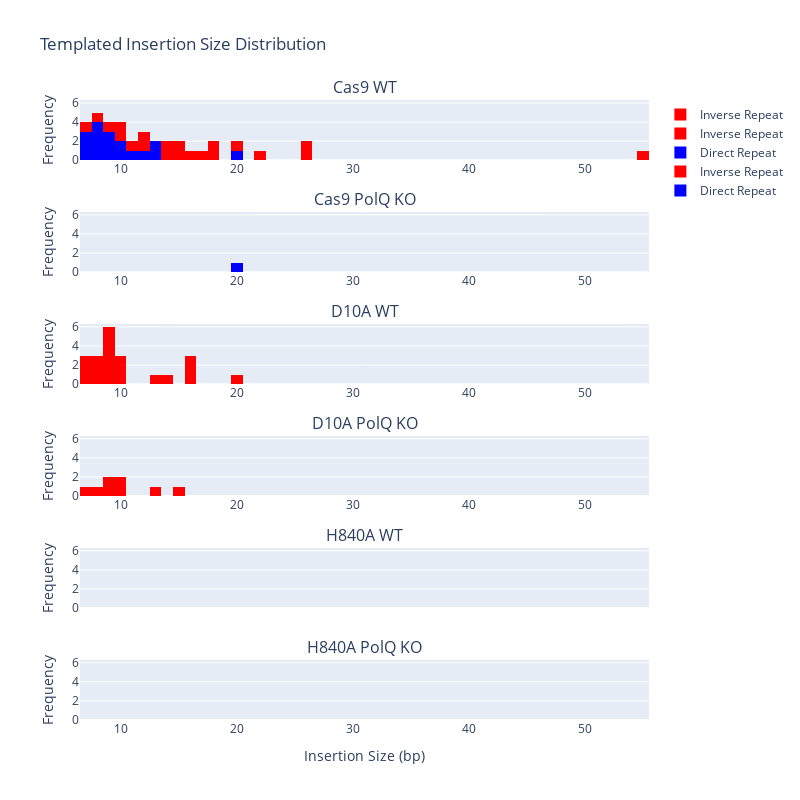

The code cell stored with this chart in its notebook:
### Code cell
fig = make_subplots(rows=6, cols=1, shared_xaxes=True, shared_yaxes=True, subplot_titles=("Cas9 WT", "Cas9 PolQ KO", "D10A WT", "D10A PolQ KO", "H840A WT", "H840A PolQ KO"))

g2s01p = "endseq/g2s01_insertions_plus.csv"
g2s02p = "endseq/g2s02_insertions_plus.csv"
g2s03p = "endseq/g2s03_insertions_plus.csv"
g2s04p = "endseq/g2s04_insertions_plus.csv"
g2s05p = "endseq/g2s05_insertions_plus.csv"
g2s06p = "endseq/g2s06_insertions_plus.csv"

g2s01m = "endseq/g2s01_insertions_minus.csv"
g2s02m = "endseq/g2s02_insertions_minus.csv"
g2s03m = "endseq/g2s03_insertions_minus.csv"
g2s04m = "endseq/g2s04_insertions_minus.csv"
g2s05m = "endseq/g2s05_insertions_minus.csv"
g2s06m = "endseq/g2s06_insertions_minus.csv"

if os.path.getsize(g2s01p) > 0:
    plus = pd.read_csv(g2s01p,delimiter='\t',header=None)
    fig.add_trace(go.Histogram(x=plus[3].values,nbinsx=50,bingroup=1,name="Direct Repeat",marker=dict(color='blue')), 1, 1)
else:
    fig.add_trace(go.Histogram(x=[], y=[]), row=1, col=1)

if os.path.getsize(g2s01m) > 0:
    minus = pd.read_csv(g2s01m,delimiter='\t',header=None)
    fig.add_trace(go.Histogram(x=minus[3].values,nbinsx=50,bingroup=1,name="Inverse Repeat",marker=dict(color='red')), 1, 1)
else:
    fig.add_trace(go.Histogram(x=[], y=[]), row=1, col=1)
    
if os.path.getsize(g2s04p) > 0:
    polqplus = pd.read_csv(g2s04p,delimiter='\t',header=None)
    fig.add_trace(go.Histogram(x=polqplus[3].values,nbinsx=50,bingroup=1,name="Direct Repeat",marker=dict(color='blue')), 2, 1)
else:
    fig.add_trace(go.Histogram(x=[], y=[]), row=2, col=1)

if os.path.getsize(g2s04m) > 0:
    polqminus = pd.read_csv(g2s04m,delimiter='\t',header=None)
    fig.add_trace(go.Histogram(x=polqminus[3].values,nbinsx=50,bingroup=1,name="Inverse Repeat",marker=dict(color='red')), 2, 1)
else:
    fig.add_trace(go.Histogram(x=[], y=[]), row=2, col=1)
    
if os.path.getsize(g2s02p) > 0:
    polqminus = pd.read_csv(g2s02p,delimiter='\t',header=None)
    fig.add_trace(go.Histogram(x=polqminus[3].values,nbinsx=50,bingroup=1,name="Inverse Repeat",marker=dict(color='red')), 3, 1)
else:
    fig.add_trace(go.Histogram(x=[], y=[]), row=3, col=1)
    
if os.path.getsize(g2s02m) > 0:
    polqminus = pd.read_csv(g2s02m,delimiter='\t',header=None)
    fig.add_trace(go.Histogram(x=polqminus[3].values,nbinsx=50,bingroup=1,name="Inverse Repeat",marker=dict(color='red')), 3, 1)
else:
    fig.add_trace(go.Histogram(x=[], y=[]), row=3, col=1)
    
if os.path.getsize(g2s05p) > 0:
    polqminus = pd.read_csv(g2s05p,delimiter='\t',header=None)
    fig.add_trace(go.Histogram(x=polqminus[3].values,nbinsx=50,bingroup=1,name="Inverse Repeat",marker=dict(color='red')), 4, 1)
else:
    fig.add_trace(go.Histogram(x=[], y=[]), row=4, col=1)
    
if os.path.getsize(g2s05m) > 0:
    polqminus = pd.read_csv(g2s05m,delimiter='\t',header=None)
    fig.add_trace(go.Histogram(x=polqminus[3].values,nbinsx=50,bingroup=1,name="Inverse Repeat",marker=dict(color='red')), 4, 1)
else:
    fig.add_trace(go.Histogram(x=[], y=[]), row=4, col=1)
    
if os.path.getsize(g2s03p) > 0:
    polqminus = pd.read_csv(g2s03p,delimiter='\t',header=None)
    fig.add_trace(go.Histogram(x=polqminus[3].values,nbinsx=50,bingroup=1,name="Inverse Repeat",marker=dict(color='red')), 5, 1)
else:
    fig.add_trace(go.Histogram(x=[], y=[]), row=5, col=1)
    
if os.path.getsize(g2s03m) > 0:
    polqminus = pd.read_csv(g2s03m,delimiter='\t',header=None)
    fig.add_trace(go.Histogram(x=polqminus[3].values,nbinsx=50,bingroup=1,name="Inverse Repeat",marker=dict(color='red')), 5, 1)
else:
    fig.add_trace(go.Histogram(x=[], y=[]), row=5, col=1)
    
if os.path.getsize(g2s06p) > 0:
    polqminus = pd.read_csv(g2s06p,delimiter='\t',header=None)
    fig.add_trace(go.Histogram(x=polqminus[3].values,nbinsx=50,bingroup=1,name="Inverse Repeat",marker=dict(color='red')), 6, 1)
else:
    fig.add_trace(go.Histogram(x=[], y=[]), row=6, col=1)
    
if os.path.getsize(g2s06m) > 0:
    polqminus = pd.read_csv(g2s06m,delimiter='\t',header=None)
    fig.add_trace(go.Histogram(x=polqminus[3].values,nbinsx=50,bingroup=1,name="Inverse Repeat",marker=dict(color='red')), 6, 1)
else:
    fig.add_trace(go.Histogram(x=[], y=[]), row=6, col=1)
    
# The two histograms are drawn on top of another
fig.update_layout(barmode='stack',title_text="Templated Insertion Size Distribution")

fig.update_layout(
    autosize=False,
    width=800,
    height=800,
)

fig.update_yaxes(title_text="Frequency", row=1, col=1, automargin=True)
fig.update_yaxes(title_text="Frequency", row=2, col=1, automargin=True)
fig.update_yaxes(title_text="Frequency", row=3, col=1, automargin=True)
fig.update_yaxes(title_text="Frequency", row=4, col=1, automargin=True)
fig.update_yaxes(title_text="Frequency", row=5, col=1, automargin=True)
fig.update_yaxes(title_text="Frequency", row=6, col=1, automargin=True)

fig.update_xaxes(title_text="Insertion Size (bp)", row=6, col=1, automargin=True)

fig.update_layout(
    {
        "yaxis": {"matches": None},
        "yaxis2": {"matches": "y", "showticklabels": True},
        "yaxis3": {"matches": "y", "showticklabels": True},
        "yaxis4": {"matches": "y", "showticklabels": True},
        "yaxis5": {"matches": "y", "showticklabels": True},
        "yaxis6": {"matches": "y", "showticklabels": True}
    }
)

fig.update_layout(
    {
        "xaxis": {"matches": None, "showticklabels": True},
        "xaxis2": {"matches": "x", "showticklabels": True},
        "xaxis3": {"matches": "x", "showticklabels": True},
        "xaxis4": {"matches": "x", "showticklabels": True},
        "xaxis5": {"matches": "x"},
        "xaxis6": {"matches": "x", "showticklabels": True}
    }
)

### Figure 1 — Plotly figure (JSON) as saved in the notebook; plotly's stock layout.template omitted (floating-point values rounded to 4 significant figures)
{"data": [{"bingroup": "1", "marker": {"color": "blue"}, "name": "Direct Repeat", "nbinsx": 50, "type": "histogram", "x": [7, 10, 10, 13, 7, 7, 11, 8, 9, 8, 20, 9, 8, 8, 9, 12, 13], "xaxis": "x", "yaxis": "y"}, {"bingroup": "1", "marker": {"color": "red"}, "name": "Inverse Repeat", "nbinsx": 50, "type": "histogram", "x": [18, 55, 20, 14, 11, 7, 15, 16, 17, 26, 8, 22, 10, 18, 12, 26, 12, 14, 9, 15, 10], "xaxis": "x", "yaxis": "y"}, {"bingroup": "1", "marker": {"color": "blue"}, "name": "Direct Repeat", "nbinsx": 50, "type": "histogram", "x": [20], "xaxis": "x2", "yaxis": "y2"}, {"type": "histogram", "x": [], "xaxis": "x2", "y": [], "yaxis": "y2"}, {"bingroup": "1", "marker": {"color": "red"}, "name": "Inverse Repeat", "nbinsx": 50, "type": "histogram", "x": [8, 10, 8, 9, 10, 16, 7, 20, 16, 10, 9, 16, 9, 7, 14, 13, 9, 9, 8, 9, 7], "xaxis": "x3", "yaxis": "y3"}, {"type": "histogram", "x": [], "xaxis": "x3", "y": [], "yaxis": "y3"}, {"bingroup": "1", "marker": {"color": "red"}, "name": "Inverse Repeat", "nbinsx": 50, "type": "histogram", "x": [7, 8, 9, 13, 10, 15, 10, 9], "xaxis": "x4", "yaxis": "y4"}, {"type": "histogram", "x": [], "xaxis": "x4", "y": [], "yaxis": "y4"}, {"type": "histogram", "x": [], "xaxis": "x5", "y": [], "yaxis": "y5"}, {"type": "histogram", "x": [], "xaxis": "x5", "y": [], "yaxis": "y5"}, {"type": "histogram", "x": [], "xaxis": "x6", "y": [], "yaxis": "y6"}, {"type": "histogram", "x": [], "xaxis": "x6", "y": [], "yaxis": "y6"}], "layout": {"annotations": [{"font": {"size": 16}, "showarrow": false, "text": "Cas9 WT", "x": 0.5, "xanchor": "center", "xref": "paper", "y": 1.0, "yanchor": "bottom", "yref": "paper"}, {"font": {"size": 16}, "showarrow": false, "text": "Cas9 PolQ KO", "x": 0.5, "xanchor": "center", "xref": "paper", "y": 0.8194, "yanchor": "bottom", "yref": "paper"}, {"font": {"size": 16}, "showarrow": false, "text": "D10A WT", "x": 0.5, "xanchor": "center", "xref": "paper", "y": 0.6389, "yanchor": "bottom", "yref": "paper"}, {"font": {"size": 16}, "showarrow": false, "text": "D10A PolQ KO", "x": 0.5, "xanchor": "center", "xref": "paper", "y": 0.4583, "yanchor": "bottom", "yref": "paper"}, {"font": {"size": 16}, "showarrow": false, "text": "H840A WT", "x": 0.5, "xanchor": "center", "xref": "paper", "y": 0.2778, "yanchor": "bottom", "yref": "paper"}, {"font": {"size": 16}, "showarrow": false, "text": "H840A PolQ KO", "x": 0.5, "xanchor": "center", "xref": "paper", "y": 0.09722, "yanchor": "bottom", "yref": "paper"}], "autosize": false, "barmode": "stack", "height": 800, "title": {"text": "Templated Insertion Size Distribution"}, "width": 800, "xaxis": {"anchor": "y", "autorange": true, "domain": [0, 1], "range": [6.5, 55.5], "showticklabels": true, "type": "linear"}, "xaxis2": {"anchor": "y2", "autorange": true, "domain": [0, 1], "matches": "x", "range": [6.5, 55.5], "showticklabels": true, "type": "linear"}, "xaxis3": {"anchor": "y3", "autorange": true, "domain": [0, 1], "matches": "x", "range": [6.5, 55.5], "showticklabels": true, "type": "linear"}, "xaxis4": {"anchor": "y4", "autorange": true, "domain": [0, 1], "matches": "x", "range": [6.5, 55.5], "showticklabels": true, "type": "linear"}, "xaxis5": {"anchor": "y5", "autorange": true, "domain": [0, 1], "matches": "x", "range": [6.5, 55.5], "showticklabels": false}, "xaxis6": {"anchor": "y6", "automargin": true, "autorange": true, "domain": [0, 1], "matches": "x", "range": [6.5, 55.5], "showticklabels": true, "title": {"text": "Insertion Size (bp)"}}, "yaxis": {"anchor": "x", "automargin": true, "autorange": true, "domain": [0.9028, 1.0], "range": [0, 6.316], "title": {"text": "Frequency"}}, "yaxis2": {"anchor": "x2", "automargin": true, "autorange": true, "domain": [0.7222, 0.8194], "matches": "y", "range": [0, 6.316], "showticklabels": true, "title": {"text": "Frequency"}}, "yaxis3": {"anchor": "x3", "automargin": true, "autorange": true, "domain": [0.5417, 0.6389], "matches": "y", "range": [0, 6.316], "showticklabels": true, "title": {"text": "Frequency"}}, "yaxis4": {"anchor": "x4", "automargin": true, "autorange": true, "domain": [0.3611, 0.4583], "matches": "y", "range": [0, 6.316], "showticklabels": true, "title": {"text": "Frequency"}}, "yaxis5": {"anchor": "x5", "automargin": true, "autorange": true, "domain": [0.1806, 0.2778], "matches": "y", "range": [0, 6.316], "showticklabels": true, "title": {"text": "Frequency"}}, "yaxis6": {"anchor": "x6", "automargin": true, "autorange": true, "domain": [0, 0.09722], "matches": "y", "range": [0, 6.316], "showticklabels": true, "title": {"text": "Frequency"}}}}
